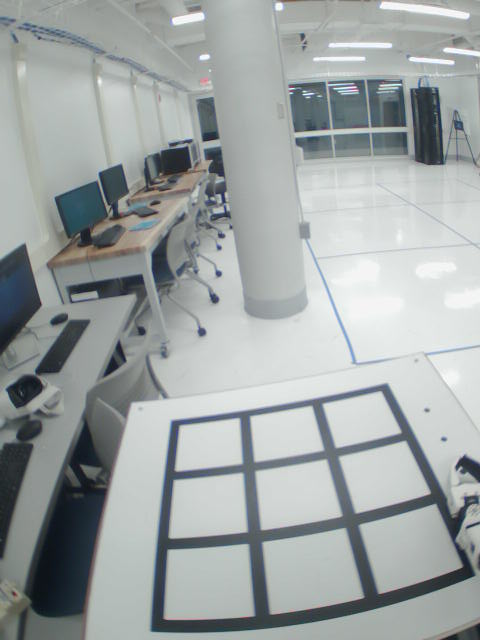
#> input picture tests/Pictures/Left Camera_screenshot_20.08.2026.png, 480 x 640 px
$ python -i derive_stereo_calibration.py   (imports and definitions only)
#> lines starting #> are read from the running program, lines starting #| are printed output that depends on the picture; after the words box and inside, x2 and y2 are one past the last pixel; in counts of white or black regions, pixels touching at a corner belong together
"""Derive the physical stereo profile from the existing 2026-08-20 pictures. No robot needed.

Each eye is solved against the taped 3x3 lab grid with the 2026-08-27 lens values (PnP, no
refit of intrinsics), then the right camera is placed in the left camera's frame for every
pair in which both eyes solved. The board finder is the one in profhamilton3/reachy-1-2-sim
docs/reviews/2026-10-14-taught-board-poses-185/photo_check/board_pnp.py (PR #188).

    python scripts/derive_stereo_calibration.py            # print only
    python scripts/derive_stereo_calibration.py --write    # write calibration/<profile>.json
"""

import argparse
import itertools
import json
import re
import sys
from datetime import date
from pathlib import Path

import cv2
import numpy as np
from scipy.spatial.transform import Rotation

ROOT = Path(__file__).resolve().parents[1]
PICTURES = ROOT / "tests" / "Pictures"
OUTPUT = ROOT / "calibration" / "reachy12_stereo_2026_08_27.json"
IN = 0.0254
PITCH, HALF = 6 * IN, 5.08 * IN / 2
MAX_RMS_PX = 2.0
# 2026-08-27 re-solve (sim scenes/calibration_measured_2026_08_27.yaml), 480x640 portrait frame:
# fx is the short-axis focal length, fy the long-axis one; principal points as measured.
LENS = {
    "left": dict(fx=407.0, fy=408.4, cx=253.6, cy=296.4, k=(-0.3163, 0.1027), rms=0.97),
    "right": dict(fx=398.8, fy=400.9, cx=225.6, cy=331.1, k=(-0.3895, 0.1838), rms=0.84),
}


def camera_matrix(eye):
    c = LENS[eye]
    return np.array([[c["fx"], 0, c["cx"]], [0, c["fy"], c["cy"]], [0, 0, 1]])


def distortion(eye):
    return np.array([*LENS[eye]["k"], 0, 0, 0], dtype=float)


# [6 lines left out: function lens_for, not called in this run]


def board_cells():
    """Cell centres in the board frame (X forward, Y left), r = 0 near .. 2 far, c = 0 left .. 2 right."""
    return {(r, c): np.array([(r - 1) * PITCH, (1 - c) * PITCH]) for r in range(3) for c in range(3)}


def detect(gray):
    """White cells: bright components enclosed by the dark tape (global Otsu on the lower image)."""
    h, w = gray.shape
    blur = cv2.GaussianBlur(gray, (5, 5), 0)
    t, _ = cv2.threshold(blur[h // 3:], 0, 255, cv2.THRESH_BINARY + cv2.THRESH_OTSU)
    th = (blur > t).astype(np.uint8) * 255
    th = cv2.morphologyEx(th, cv2.MORPH_OPEN, np.ones((5, 5), np.uint8))
    contours, _ = cv2.findContours(th, cv2.RETR_LIST, cv2.CHAIN_APPROX_SIMPLE)
    quads, partial = [], []
    for c in contours:
        area = cv2.contourArea(c)
        if area < 800 or area > 60000:
            continue
        x, y, bw, bh = cv2.boundingRect(c)
        if x <= 2 or y <= 2 or x + bw >= w - 3 or y + bh >= h - 3:
            partial.append((x, y, bw, bh))
            continue
        poly = cv2.approxPolyDP(c, 0.03 * cv2.arcLength(c, True), True)
        if len(poly) != 4 or not cv2.isContourConvex(poly) or not 0.4 < bw / bh < 3.5:
            continue
        if area / cv2.contourArea(cv2.convexHull(c)) < 0.92:
            continue
        quads.append((area, poly.reshape(4, 2).astype(float)))
    return quads, partial


#: Known layout of the taped grid (cell side 5.08 in on a 6 in pitch): the row-to-row distance in cell sides.
PITCH_TO_SIDE = PITCH / (2 * HALF)
#: Layout checks of the near-row-hidden fallback. They follow the known grid, with room for perspective and
#: for the few degrees of head yaw/roll of a sweep; sides are sqrt(cell area) in px.
LAYOUT_ROW_GAP = (0.7 * PITCH_TO_SIDE, 1.5 * PITCH_TO_SIDE)   # distance between row centres, in cell sides
LAYOUT_COLUMN_SHIFT = 0.5     # a cell sits within this many sides of the one above/below it
LAYOUT_SIZE_RATIO = 1.6       # cells of one row are within this area ratio of each other
LAYOUT_SPACING_RATIO = 1.5    # neighbouring gaps within a row are within this ratio of each other


# [60 lines left out: functions _row_clusters, _best_row, _pick_far_middle, not called in this run]


def rows_used(grid):
    """The board rows (0 near .. 2 far) that a pick_grid result labels, near to far."""
    return sorted({r for r, _ in grid})


# [195 lines left out: functions pick_grid, _pick_whole_rows, board_points, board_points_detail, solve_eye, pair_files and 3 more, not called in this run]


# [2 lines not run here, left out]

>>> import cv2
>>> picture = cv2.imread('../tests/Pictures/Left Camera_screenshot_20.08.2026.png', cv2.IMREAD_GRAYSCALE)
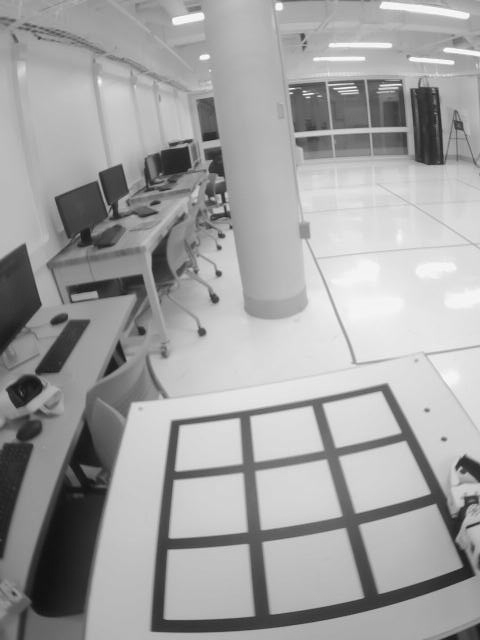
#> picture: shape (640, 480); min 15, max 254, mean 161.7
>>> result = detect(picture)
#> in detect, `t, _ = cv2.threshold(blur[h // 3:], 0, 255, cv2.THRESH_BINARY + cv2.TH..`: t = 139
#> in detect, `th = (blur > t).astype(np.uint8) * 255`:
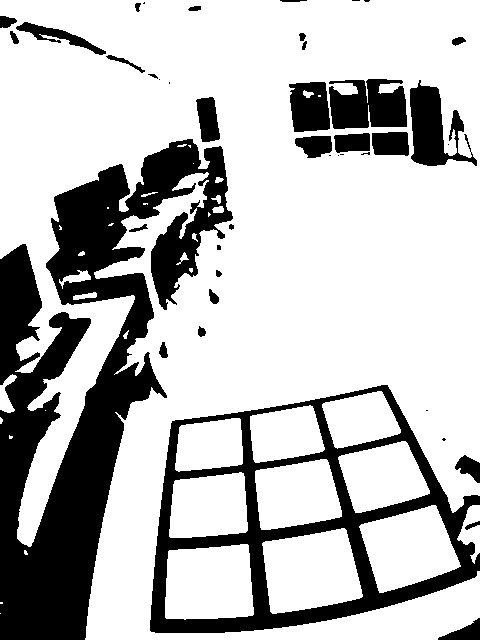
#> th: shape (640, 480); 73.8% white; 42 black regions (13 under 20 px), largest, box (x1, y1, x2, y2) and area: (0, 139, 233, 640) 47577, (150, 385, 480, 633) 19733, (329, 79, 407, 129) 3070
#> in detect, `th = cv2.morphologyEx(th, cv2.MORPH_OPEN, np.ones((5, 5), np.uint8))`:
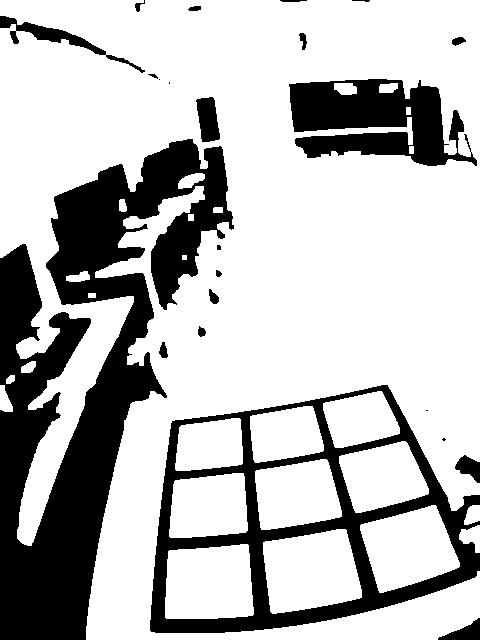
#> th: shape (640, 480); 73.1% white; 23 black regions (5 under 20 px)
#> in detect, `contours, _ = cv2.findContours(th, cv2.RETR_LIST, cv2.CHAIN_APPROX_SIM..`: contours = 44 contours, 5 with area under 20; largest, box (x1, y1, x2, y2) and area: (0, 0, 480, 640) 190347, (288, 78, 478, 167) 11163, (263, 529, 362, 614) 6391, (165, 544, 254, 619) 5904, (360, 505, 460, 593) 5676
#> the loop in detect, `for c in contours:` made 44 passes
#> area on passes 3, 4, 14, 15, 16, 17, 18, 20, 21, 22, 24, 26: 312, 215.5, 202, 49.5, 110, 115, 74.5, 112.5, 149.5, 40, 26.5, 44.5
#> (area, x, y, bw, bh, poly) on passes 1, 2, 5, 6, 7, 8: (5904.5, 165, 544, 89, 75, [[248, 545], [169, 550], [165, 617], [252, 615]]), (6391, 263, 529, 99, 85, [[345, 529], [263, 542], [272, 613], [361, 597]]), (5675.5, 360, 505, 100, 88, [[435, 505], [360, 525], [379, 592], [459, 566]]), (4347.5, 169, 473, 79, 65, [[243, 473], [175, 480], [169, 536], [245, 532]]), (4686, 255, 459, 87, 71, [[326, 459], [255, 471], [261, 529], [341, 516]]), (4318.5, 339, 441, 90, 72, [[405, 441], [339, 456], [355, 512], [428, 493]])
#> after the loop in detect, `for c in contours:`: partial = [(288, 78, 190, 89)]; quads = 10 items

$ run again, on tests/Pictures/Left Camera_screenshot_20.08.2026_13.png
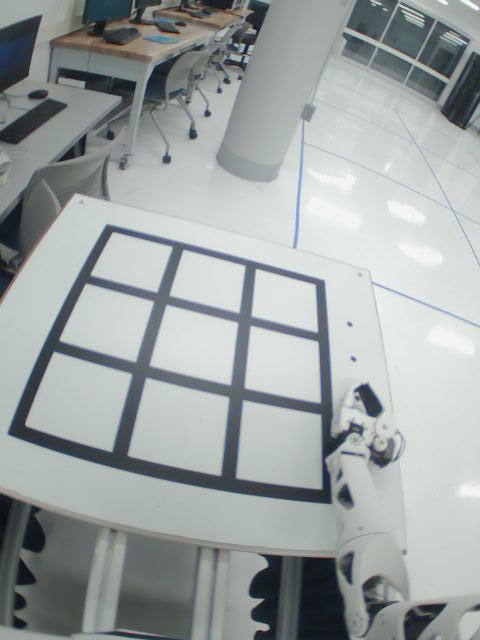
#> input picture tests/Pictures/Left Camera_screenshot_20.08.2026_13.png, 480 x 640 px
#> in detect, `blur = cv2.GaussianBlur(gray, (5, 5), 0)`:
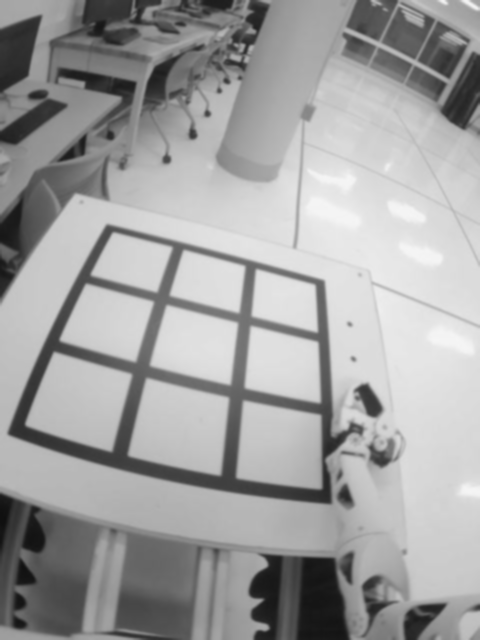
#> blur: shape (640, 480); min 15, max 245, mean 160.3
#> t = 142
#> in detect, `th = cv2.morphologyEx(th, cv2.MORPH_OPEN, np.ones((5, 5), np.uint8))`:
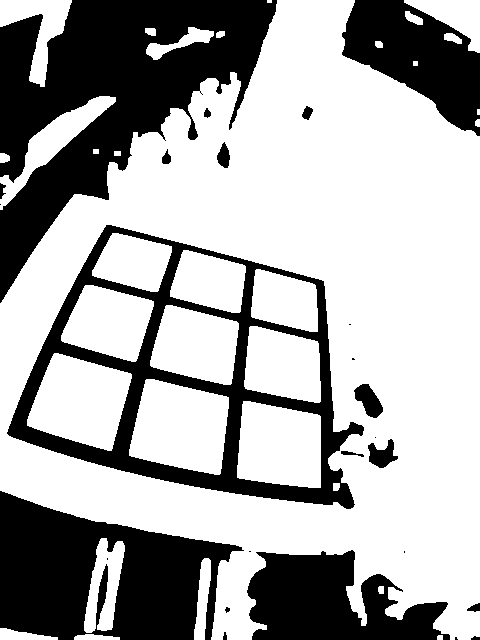
#> th: shape (640, 480); 66.1% white; 25 black regions (8 under 20 px)
#> contours = 52 contours, 14 with area under 20; largest, box (x1, y1, x2, y2) and area: (0, 0, 480, 640) 212819, (6, 224, 365, 510) 67407, (129, 379, 229, 475) 7072, (27, 353, 132, 451) 6756, (237, 401, 321, 488) 6104
#> the loop in detect, `for c in contours:` made 52 passes
#> area on passes 2, 3, 4, 5, 6, 11, 12, 13: 163, 350.5, 27.5, 33, 756, 39, 87.5, 539.5
#> after the loop in detect, `for c in contours:`: partial = [(0, 96, 116, 114), (404, 0, 76, 53), (0, 0, 72, 87)]; quads = 9 items

$ run again, on tests/Pictures/Left Camera_screenshot_20.08.2026_14.png
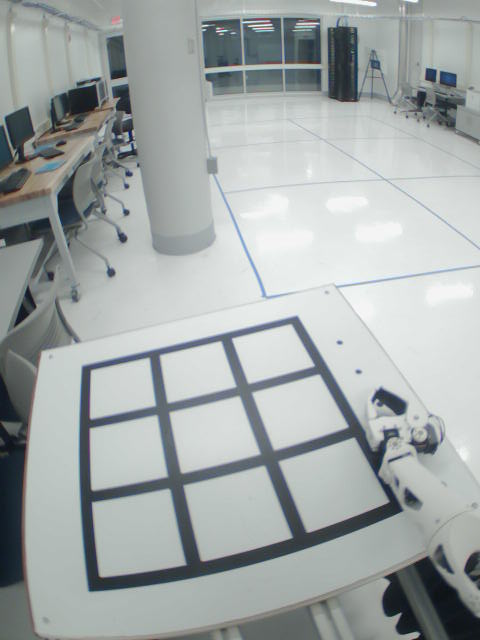
#> input picture tests/Pictures/Left Camera_screenshot_20.08.2026_14.png, 480 x 640 px
#> in detect, `blur = cv2.GaussianBlur(gray, (5, 5), 0)`:
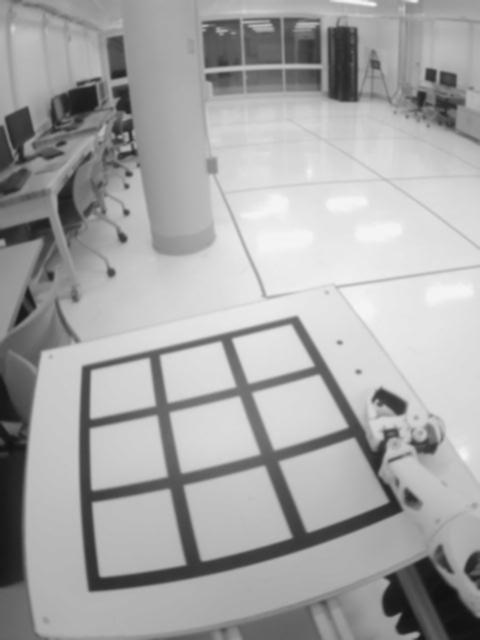
#> blur: shape (640, 480); min 17, max 245, mean 166.1
#> t = 142
#> in detect, `th = cv2.morphologyEx(th, cv2.MORPH_OPEN, np.ones((5, 5), np.uint8))`:
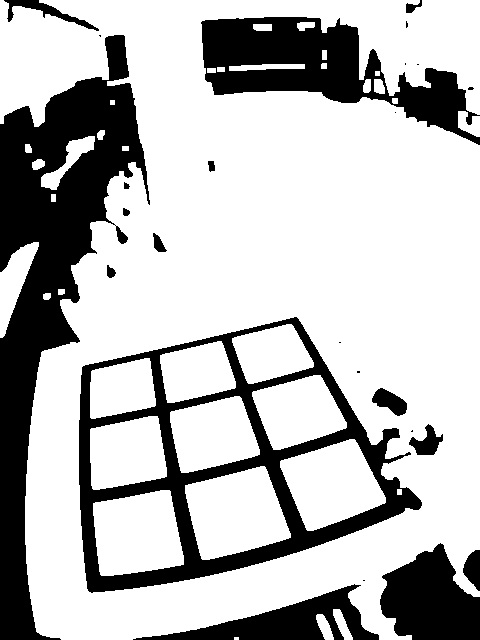
#> th: shape (640, 480); 73% white; 25 black regions (10 under 20 px)
#> contours = 56 contours, 13 with area under 20; largest, box (x1, y1, x2, y2) and area: (0, 0, 480, 640) 240152, (78, 316, 423, 594) 65548, (185, 466, 291, 560) 6775, (93, 490, 184, 576) 6144, (280, 439, 386, 531) 6054
#> the loop in detect, `for c in contours:` made 56 passes
#> area on passes 2, 3, 10, 13, 20, 21, 22, 23: 229.5, 250, 583.5, 599, 65548, 38, 28.5, 95
#> after the loop in detect, `for c in contours:`: partial = [(0, 242, 39, 96)]; quads = 9 items

$ run again, on tests/Pictures/Left Camera_screenshot_20.08.2026_15.png
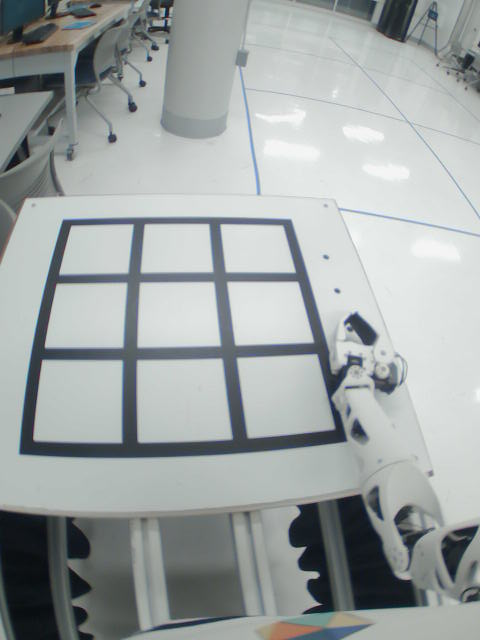
#> input picture tests/Pictures/Left Camera_screenshot_20.08.2026_15.png, 480 x 640 px
#> `picture = cv2.imread('../tests/Pictures/Left Camera_screenshot_20.08.2..`:
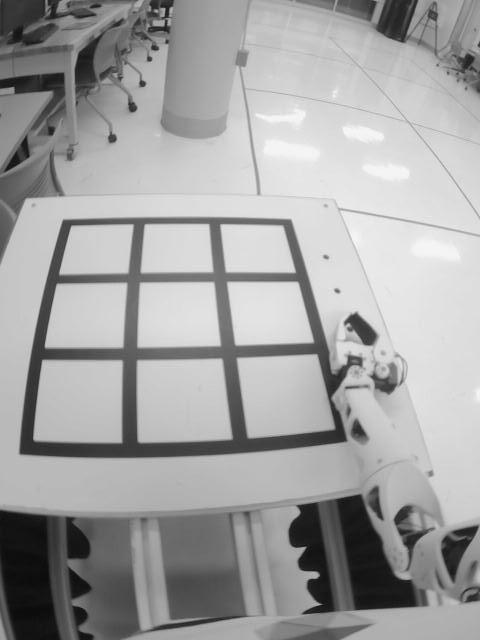
#> picture: shape (640, 480); min 12, max 251, mean 161.7
#> t = 136
#> in detect, `th = cv2.morphologyEx(th, cv2.MORPH_OPEN, np.ones((5, 5), np.uint8))`:
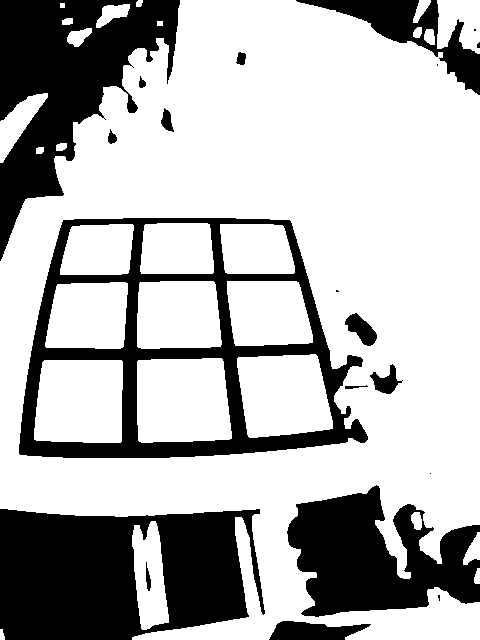
#> th: shape (640, 480); 70.1% white; 20 black regions (6 under 20 px)
#> contours = 47 contours, 11 with area under 20; largest, box (x1, y1, x2, y2) and area: (0, 0, 480, 640) 228586, (18, 217, 369, 459) 68742, (137, 358, 232, 443) 7315, (34, 360, 123, 443) 6814, (237, 354, 333, 438) 6505
#> the loop in detect, `for c in contours:` made 47 passes
#> area on passes 1, 3, 4, 5, 7, 9, 11, 15: 30, 58, 115.5, 267, 133, 70, 495, 603.5
#> after the loop in detect, `for c in contours:`: partial = [(0, 93, 48, 70), (437, 0, 43, 54)]; quads = 9 items
